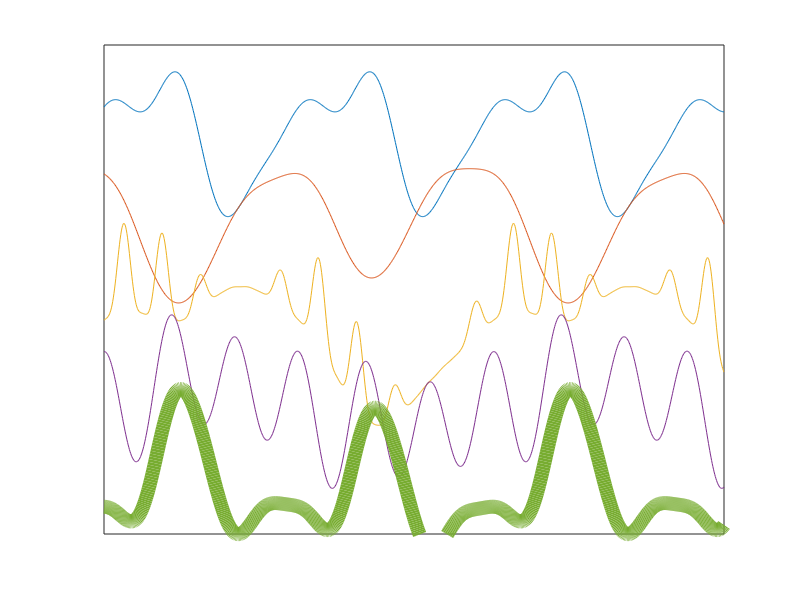

This chart was generated by the following MATLAB code: (Note: this script raises an error after producing the figure.)
% Draw Time Series Trajectories for Paper

clear all; close all; clc;

addpath('SimulateData/')
addpath('SimulateData/InitFunctions/')
addpath('../GC/')

% Specify noise for data.
measParam = 1;
noisefn  = @(data) WhiteGaussianNoise(data, measParam);

tSpan = 0:0.01:10;

f1 = @(t) sin(2*t) + cos(t).^2 - 3 * sin(t + pi/8).^4 + 7 * sin(t).^4 .* cos(t - pi/5).^2;
f2 = @(t) -2 * sin(t) + 3 * cos(t).^2 - 6 * pi * sin(t + pi/8).^4 + 7 * sin(t).^4 .* cos(t - pi/5).^2;
f3 = @(t) 4 * sin(t) + cos(t).^2 - 3 * sin(t + pi/8).^4 + 7 * sin(5*t).^4 .* cos(t - pi/5).^2;
f4 = @(t) sin(t) + 4 * cos(3*t).^2 - 3 * sin(t + pi/8).^4 + 7 * sin(t).^4 .* cos(t - pi/5).^2;
f5 = @(t) sin(t) + cos(t).^2 - 3 * sin(2*t + pi/8).^4 + 7 * pi * sin(t).^4 .* cos(t - pi/5).^2;

% Clean unperturbed data
figure(1)
plot(tSpan, normalize(f1(tSpan)) + 4, ...
    tSpan, normalize(f2(tSpan)) + 2, ...
    tSpan, normalize(f3(tSpan)), ...
    tSpan, normalize(f4(tSpan)) - 2, ...
    tSpan, normalize(f5(tSpan)) - 4, 'LineWidth', 10)
axis([0, tSpan(end), -5, 6])
set(gca, 'xtick', [], 'ytick', [])

% Noisy unperturbed data
figure(2)
plot(tSpan, noisefn(normalize(f1(tSpan))) + 4, ...
    tSpan, noisefn(normalize(f2(tSpan))) + 2, ...
    tSpan, noisefn(normalize(f3(tSpan))), ...
    tSpan, noisefn(normalize(f4(tSpan))) - 2, ...
    tSpan, noisefn(normalize(f5(tSpan))) - 4, 'LineWidth', 3)
axis([0, tSpan(end), -5, 6])
set(gca, 'xtick', [], 'ytick', [])

% Noisy perturbed data
figure(3)
plot(tSpan, noisefn(normalize(f1(tSpan) + 10 * exp(-50 * (tSpan - .5).^2) + 10 * exp(-50 * (tSpan - 5).^2) + 10 * exp(-50 * (tSpan - 8).^2))) + 4, ...
    tSpan, noisefn(normalize(f2(tSpan) + 30 * exp(-50 * (tSpan - 1).^2) + 30 * exp(-50 * (tSpan - 5.5).^2) + 30 * exp(-50 * (tSpan - 8.5).^2))) + 2, ...
    tSpan, noisefn(normalize(f3(tSpan) + 30 * exp(-50 * (tSpan - 2).^2) + 30 * exp(-50 * (tSpan - 4.5).^2) + 30 * exp(-50 * (tSpan - 7.5).^2))), ...
    tSpan, noisefn(normalize(f4(tSpan) + 20 * exp(-50 * (tSpan - 1.5).^2) + 20 * exp(-50 * (tSpan - 5).^2) + 20 * exp(-50 * (tSpan - 8).^2))) - 2, ...
    tSpan, noisefn(normalize(f5(tSpan) + 35 * exp(-50 * (tSpan - 1.5).^2) + 35 * exp(-50 * (tSpan - 4).^2) + 35 * exp(-50 * (tSpan - 9).^2))) - 4, 'LineWidth', 3)
axis([0, tSpan(end), -5, 6])
set(gca, 'xtick', [], 'ytick', [])


nvars = 5;
tSpan = 0:0.1:25;
forcingFunc = zeros(nvars, length(tSpan));
measParam = 0.1;
noisefn  = @(data) WhiteGaussianNoise(data, measParam);

% Noisy harmonic oscillator data
bc = 'fixed';
mfn = @(n) constfn(n, 1);
pfn = @(n) randfn(n, -0.5, 0.5);
vfn = @(n) zeros([n, 1]);

damping = 0;
cfn = @(n) constfn(n, damping);
K = [[0, 1, 0, 0, 0, 0, 0]; [1, 0, 1, 0, 0, 0, 0]; [1, 1, 0, 0, 1, 0, 0]; [0, 1, 0, 0, 1, 1, 0]; [0, 0, 0, 1, 0, 0, 1]; [0, 0, 0, 0, 0, 0, 1]; [0, 0, 0, 0, 0, 1, 0]];
K = (K + K.') > 0

data = GenerateHarmonicData(nvars, tSpan, 1, K, pfn, vfn, mfn, cfn, bc, forcingFunc);
figure(4)
plot(noisefn(normalize(data)).' + repmat([2; 1; 0; -1; -2], [1, length(tSpan)]).', 'LineWidth', 3);

% Noisy forced harmonic oscillator data
bc = 'fixed';
mfn = @(n) constfn(n, 1);
pfn = @(n) randfn(n, -0.5, 0.5);
vfn = @(n) zeros([n, 1]);

damping = 0.5;
cfn = @(n) constfn(n, damping);
K = [[0, 1, 0, 0, 0, 0, 0]; [1, 0, 1, 0, 0, 0, 0]; [0, 1, 0, 0, 1, 0, 0]; [0, 1, 0, 0, 1, 1, 0]; [0, 0, 0, 1, 0, 0, 0]; [0, 0, 0, 0, 0, 0, 1]; [0, 0, 0, 0, 0, 1, 0]];
K = K * 0.5;

forcingFunc(1, 50:100) = 10;
data = GenerateHarmonicData(nvars, tSpan, 1, K, pfn, vfn, mfn, cfn, bc, forcingFunc);
figure(4)
plot(noisefn(data).' + repmat([4; 2; 0; -2; -4], [1, length(tSpan)]).', 'LineWidth', 5);
set(gca, 'XTick', [])
set(gca, 'YTick', [])
ylim([-5, 21])

% Noisy Kuramoto oscillator data
A = [[0, 0, 1, 0, 0]; [1, 0, 0, 1, 0]; [0, 0, 0, 0, 1]; [0, 1, 1, 0, 0]; [0, 1, 0, 0, 0]];
K = 10.2;
wfn = @(n) [2; 1; 0; -1; -2];

data = GenerateKuramotoData(A, tSpan, 1, K, pfn, wfn, forcingFunc);
figure(4)
plot(noisefn(data).' + repmat([2; 1; 0; -1; -2], [1, length(tSpan)]).', 'LineWidth', 5);
set(gca, 'XTick', [])
set(gca, 'YTick', [])
set(gca,'TickLength',[0 0])

% Noisy forced Kuramoto oscillator data
A = [[0, 0, 1, 0, 0]; [1, 0, 0, 1, 0]; [0, 0, 0, 0, 1]; [0, 1, 1, 0, 0]; [0, 1, 0, 0, 0]];
K = 40;
wfn = @(n) [2; 1; 0; -1; -2];

forcingFunc(1, 50:100) = 10;
data = GenerateKuramotoData(A, tSpan, 1, K, pfn, wfn, forcingFunc);
figure(4)
plot(noisefn(data).' + repmat([4; 2; 0; -2; -4], [1, length(tSpan)]).', 'LineWidth', 5);
set(gca, 'XTick', [])
set(gca, 'YTick', [])
set(gca,'TickLength',[0 0])

% Plot confusion matrices
GCHar = [[100, 0, 0, 0]; [2, 98, 0, 0]; [0, 0, 99, 1]; [0, 0, 0, 100]];
figure(5)
imagesc(GCHar)
set(gca, 'XTick', [])
set(gca, 'YTick', [])
colormap pink

GCKur = [[71, 10, 12, 7]; [2, 3, 0, 95]; [1, 0, 2, 97]; [1, 2, 0, 97]];
figure(6)
imagesc(GCKur)
set(gca, 'XTick', [])
set(gca, 'YTick', [])
colormap pink

CCMHar = [[6, 2, 0, 92]; [11, 75, 0, 14]; [7, 0, 77, 16]; [0, 0, 0, 100]];
figure(7)
imagesc(CCMHar)
set(gca, 'XTick', [])
set(gca, 'YTick', [])
colormap pink

CCMKur = [[90, 2, 8, 0]; [7, 3, 0, 90]; [3, 2, 2, 93]; [1, 1, 2, 96]];
figure(8)
imagesc(CCMKur)
set(gca, 'XTick', [])
set(gca, 'YTick', [])
colormap pink


%% Plot adjacency matrices

imagesc(mat)
set(gca, 'XTick', [])
set(gca, 'YTick', [])
colormap gray
